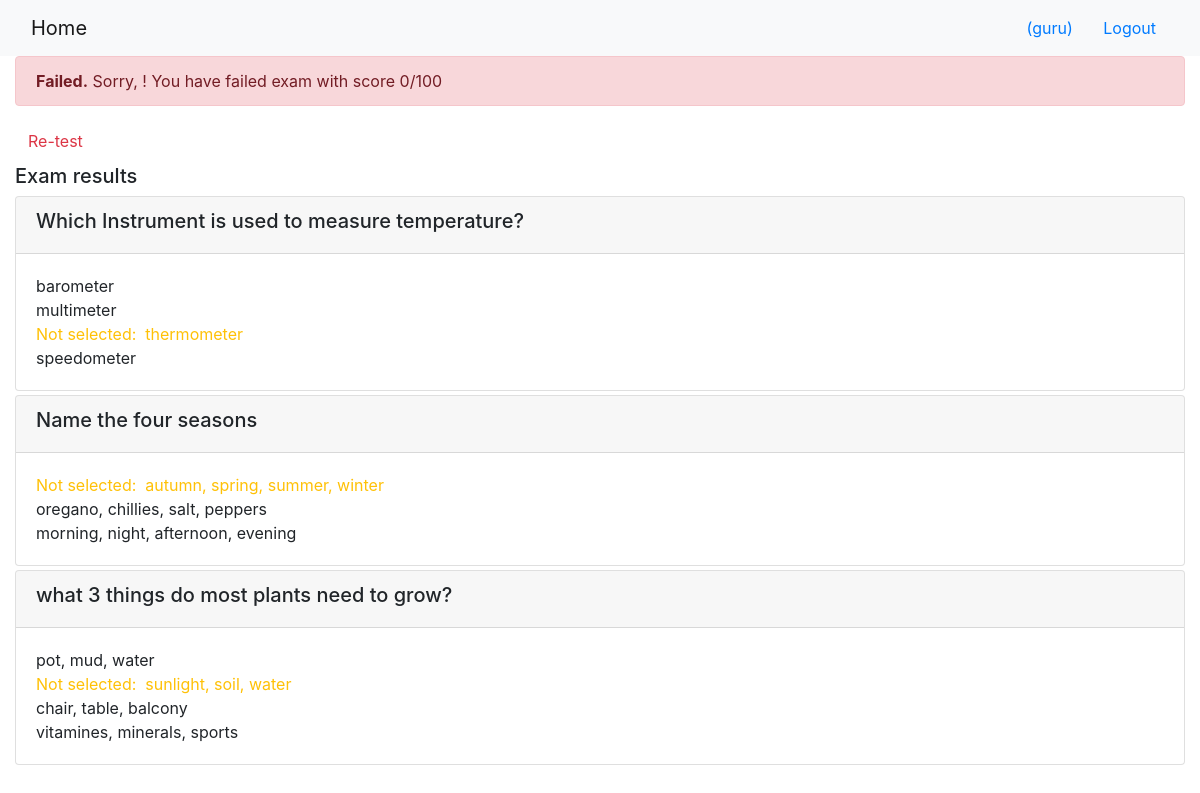
The app's page /onlinecourse/course/2/submission/2/result/ (signed in) with its own data.
### onlinecourse/models.py (models this page shows, shortened)
class Question(models.Model):
    lesson = models.ForeignKey(Lesson, on_delete=models.CASCADE)
    question_text = models.CharField(
        max_length=256,
        null=False,
        blank=False,
        default="Question"
    )
    grade = models.IntegerField(
        null=False,
        blank=False,
        default=1
    )
    def get_score(self, selected):
        choices = self.choice_set.all()
        selected_count = selected.filter(question__id=self.id,is_correct=True).count()
        total_items = choices.count()
        correct = 0
        if selected_count > 0:
            for choice in choices:
                if choice.is_correct == True and choice in selected:
                    correct += 1
                elif choice.is_correct == False and choice not in selected:
                    correct += 1
        percentage = correct / total_items
        points = percentage * self.grade
        print("###### Q{} {}/{} = {}, {}/{}".format(self.id, correct, total_items, percentage, points, self.grade))
        return points, self.grade

class Choice(models.Model):
    question = models.ForeignKey(Question, on_delete=models.CASCADE)
    choice_text = models.CharField(
        max_length=256,
        null=False,
        blank=False,
        default="Choice *"
    )
    is_correct = models.BooleanField(null=False, blank=False, default=False)

### onlinecourse/views.py (the view)
# urls.py: path('course/<int:course_id>/submission/<int:submission_id>/result/', views.show_exam_result, name="show_exam_result")
def show_exam_result(request, course_id, submission_id):
    context = {}
    course = Course.objects.get(id=course_id)
    submission = Submission.objects.get(id=submission_id)
    choices = submission.choices.all()
    lessons = course.lesson_set.all()
    questions = []
    for lesson in lessons:
        for question in lesson.question_set.all():
            questions.append(question)
    total_score = 0
    score = 0
    for question in questions:
        points, totalpoints = question.get_score(choices)
        total_score += totalpoints
        score += points
    context[ "course" ] = course
    context[ "choices" ] = choices
    context[ "lessons" ] = lessons
    grade = 100
    if total_score > 0:
        grade = round(score / total_score * 100, 2)
        grade_int = int( grade )
        print("///////////// {}, {}".format(grade, grade_int))
        if (grade - grade_int) == 0:
            grade = grade_int
    print( ">>>>> {}, {}".format(score, total_score))
    context[ "grade" ] = grade
    return render(request, 'onlinecourse/exam_result_bootstrap.html', context)

### onlinecourse/templates/onlinecourse/exam_result_bootstrap.html (shortened to what this page needs)
<!DOCTYPE html>
<html lang="en">
<head>
    {% load static %}
    <link rel="stylesheet" href="https://maxcdn.bootstrapcdn.com/bootstrap/4.5.2/css/bootstrap.min.css">
</head>
<body>
 <nav class="navbar navbar-light bg-light">
    <div class="container-fluid">
        <div class="navbar-header">
              <a class="navbar-brand" href="{% url 'onlinecourse:index' %}">Home</a>
        </div>
        <ul class="nav navbar-nav navbar-right">
            {% if user.is_authenticated %}
            <li>
                <a class="btn btn-link" href="#">{{ user.first_name }}({{ user.username }})</a>
                <a class="btn btn-link" href="{% url 'onlinecourse:logout' %}">Logout</a>
            </li>
            {% endif %}
        </ul>
    </div>
</nav>
    {% if user.is_authenticated %}
    <div class="container-fluid">
        {% if grade > 80 %}
        <div class="alert alert-success">
        <b>Congratulations, {{ user.first_name }}!</b> You have passed the exam and completed the course with score {{ grade }}/100
        </div>
        {% else %}
        <div class="alert alert-danger">
        <b>Failed.</b> Sorry, {{ user.first_name }}! You have failed exam with score {{ grade }}/100
        </div>
        <a class="btn btn-link text-danger" href="{% url 'onlinecourse:course_details' course.id %}">Re-test</a>
        {% endif %}
        <div class="card-columns-vertical mt-1">
        <h5 class="">Exam results</h5>
            <div class="card-columns-vertical">
            {% for lesson in course.lesson_set.all %}
                {% for question in lesson.question_set.all %}
                <div class="card mt-1">
                    <div class="card-header"><h5>{{ question.question_text }}</h5></div>
                    <div class="card-body">
                        {% for xchoice in question.choice_set.all %}
                            {% if xchoice in choices %}
                                {% if xchoice.is_correct %}
                                <div class="text-success"> Correct answer:&nbsp;
                                {% else %}
                                <div class="text-danger"> Incorrect answer:&nbsp;
                                {% endif %}
                            {% else %}
                                {% if xchoice.is_correct %}
                                <div class="text-warning"> Not selected:&nbsp;
                                {% else %}
                                <div class="text-body">
                                {% endif %}
                            {% endif %}
                            {{ xchoice.choice_text }}
                            </div>
                        {% endfor %}
                    </div>
                </div>
                {% endfor %}
            {% endfor %}
            </div>
        </div>
    </div>
    {% endif %}
</body>
</html>

### records on screen
Question: question_text "Which Instrument is used to measure temperature?"
Choice: choice_text "barometer"
Choice: choice_text "multimeter"
Choice: shows "Not selected:", choice_text "thermometer"
Choice: choice_text "speedometer"
Question: question_text "Name the four seasons"
Choice: shows "Not selected:", choice_text "autumn, spring, summer, winter"
Choice: choice_text "oregano, chillies, salt, peppers"
Choice: choice_text "morning, night, afternoon, evening"
Question: question_text "what 3 things do most plants need to grow?"
Choice: choice_text "pot, mud, water"
Choice: shows "Not selected:", choice_text "sunlight, soil, water"
Choice: choice_text "chair, table, balcony"
Choice: choice_text "vitamines, minerals, sports"

### other values on screen
{{ user.username }} "guru"
{{ grade }} "0"
